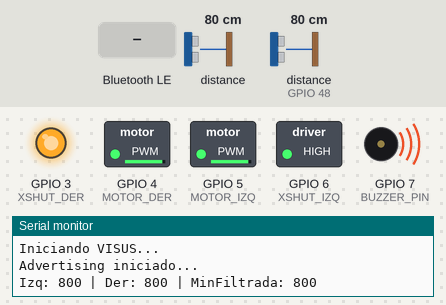
The sketch below on a simulated ESP32-S3. Parts: switched loads named in the sketch (green lamp = pin HIGH), output pins drawn as LEDs (lit = HIGH), buzzer (waves = sounding), the last lines printed to the serial monitor. Dashed ring = blinking. The inputs (shaded band) are chosen by the test bench; at power-on: distance to the obstacle 80 cm, distance to the obstacle (sensor on GPIO 48) 80 cm. The echo pulse lasts 58.3 µs per cm; nothing arrives over Bluetooth unless stated; a phone connects over Bluetooth LE 3 s after start.

Above: at 1.3 s.
1.4 s: distance to the obstacle (sensor 0) set to 2 cm
4.9 s: Bluetooth LE write "CMO" received
At 5.06 s:
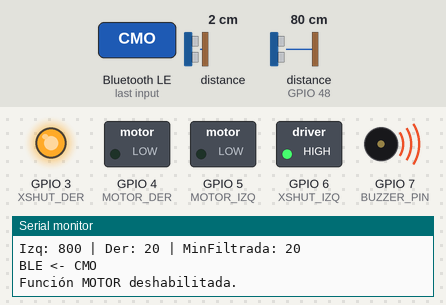
8.4 s: distance to the obstacle (sensor 0) set to 60 cm
11.9 s: Bluetooth LE write "CMI" received
At 12.45 s:
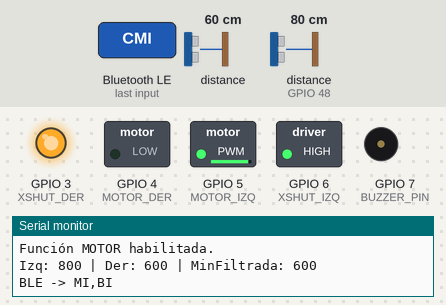
15.4 s: distance to the obstacle (sensor 0) set to 250 cm
At 16.34 s:
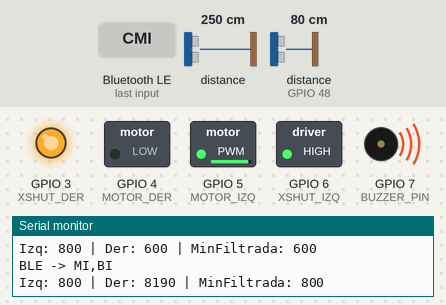
18.9 s: distance to the obstacle (sensor on GPIO 48) set to 2 cm
At 19.11 s:
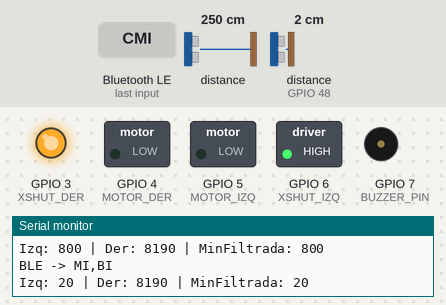
Timing chart, 0 to 23.4 s (numbered marks = the images above; inputs shaded):
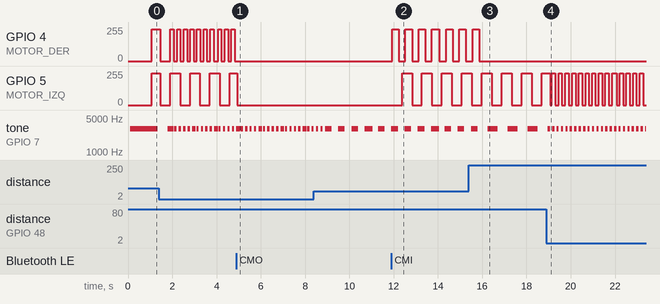

Measured:
- after the input at 4.9 s, GPIO 4 (MOTOR_DER): stops changing and stays 0/255
- after the input at 11.9 s, GPIO 4 (MOTOR_DER): alternates 237/255 for 0.30 s and 0/255 for 0.30 s, starting at once; GPIO 5 (MOTOR_IZQ): alternates 237/255 for 0.45 s and 0/255 for 0.45 s, starting after 0.48 s
- after the input at 15.4 s, GPIO 4 (MOTOR_DER): goes on until 15.9 s, then stays 0/255
- after the input at 18.9 s, tone on GPIO 7 (BUZZER_PIN): alternates 3000 Hz for 0.10 s and silent for 0.10 s, starting after 0.17 s
- by itself, GPIO 4 (MOTOR_DER): moves between 0/255 and 237/255, repeating every 0.30 s
- by itself, tone on GPIO 7 (BUZZER_PIN): repeats every 0.90 s: silent 0.45 s, 3000 Hz 0.45 s

The sketch:

VISUS.ino
```cpp
#include <Arduino.h>
#include <Wire.h>
#include <VL53L0X.h>
#include <BLEDevice.h>
#include <BLEUtils.h>
#include <BLEServer.h>
#include <BLE2902.h>

// ===================== Pines / I2C =====================
#define SDA_PIN 0
#define SCL_PIN 1
#define XSHUT_IZQ 6
#define XSHUT_DER 3

// ---- MOTORES ----
#define MOTOR_IZQ 5
#define MOTOR_DER 4

// ---- BUZZER ----
#define BUZZER_PIN 7
const int FREQ_BUZZ = 3000;
const int RES_BUZZ = 10;
bool buzzerState = false;
unsigned long lastBeepTime = 0;

// ===================== Direcciones I2C =====================
#define ADDR_IZQ 0x30
#define ADDR_DER 0x29

// ===================== BLE =====================
#define DEVICE_NAME "VISUS"
#define SERVICE_UUID "6E400001-B5A3-F393-E0A9-E50E24DCCA9E"
#define CHARACTERISTIC_UUID "6E400003-B5A3-F393-E0A9-E50E24DCCA9E"

BLEServer *pServer = nullptr;
BLECharacteristic *pCharacteristic = nullptr;
bool deviceConnected = false;

// ===================== Sensores ToF =====================
VL53L0X sensorIzq;
VL53L0X sensorDer;
int distanciaIzq = 0;
int distanciaDer = 0;
int distanciaMin = 2000;

int distanciaFiltrada(int izq, int der) {
  bool izqValida = (izq > 0 && izq <= 2000);
  bool derValida = (der > 0 && der <= 2000);

  if (!izqValida && !derValida) return 0;     // los dos fallaron
  if (izqValida && !derValida) return izq;    // solo izq es válida
  if (!izqValida && derValida) return der;    // solo der es válida

  return min(izq, der);                       // ambas válidas
}


// ===================== Flags =====================
bool motorOn = true;
bool buzzerOn = true;
bool motorFuncEnabled = true;
bool buzzerFuncEnabled = true;

// ===================== Tiempos =====================
unsigned long lastTOFRead = 0;
const unsigned long intervaloTOF = 1000;
unsigned long lastBLETime = 0;
const unsigned long bleInterval = 3000;

// PWM CONFIG
const int PWM_FREQ = 1000;
const int PWM_RES = 12;
const int PWM_POWER = 3800;

// =======================================================
// BLE CALLBACKS
// =======================================================
class MyServerCallbacks : public BLEServerCallbacks {
  void onConnect(BLEServer *pServer, esp_ble_gatts_cb_param_t *param) {
    deviceConnected = true;
    Serial.println("Conectado");
    pServer->updateConnParams(param->connect.remote_bda, 6, 32, 0, 1000);
  }

  void onDisconnect(BLEServer *pServer) {
    deviceConnected = false;
    Serial.println("Desconectado. Reiniciando anuncio...");
    BLEDevice::startAdvertising();
  }
};

// =======================================================
// BLE WRITE CALLBACK
// =======================================================
class MyCallbacks : public BLECharacteristicCallbacks {
  void onWrite(BLECharacteristic *pCharacteristic) override {
    if (!deviceConnected) return;

    String rxValue = pCharacteristic->getValue().c_str();
    if (rxValue.length() == 0) return;

    Serial.print("BLE <- ");
    Serial.println(rxValue.c_str());

    if (rxValue == "CMO") {
      motorFuncEnabled = false;
      Serial.println("Función MOTOR deshabilitada.");
    } else if (rxValue == "CMI") {
      motorFuncEnabled = true;
      Serial.println("Función MOTOR habilitada.");
    } else if (rxValue == "CBO") {
      buzzerFuncEnabled = false;
      ledcWrite(BUZZER_PIN, 0);
      Serial.println("Función BUZZER deshabilitada.");
    } else if (rxValue == "CBI") {
      buzzerFuncEnabled = true;
      Serial.println("Función BUZZER habilitada.");
    } else {
      Serial.println("Comando BLE no reconocido.");
    }
  }
};

// =======================================================
// SETUP
// =======================================================
void setup() {
  Serial.begin(115200);
  delay(100);
  Serial.println("Iniciando VISUS...");

  Wire.begin(SDA_PIN, SCL_PIN);

  pinMode(XSHUT_IZQ, OUTPUT);
  pinMode(XSHUT_DER, OUTPUT);

  // Motores
  ledcAttach(MOTOR_IZQ, PWM_FREQ, PWM_RES);
  ledcAttach(MOTOR_DER, PWM_FREQ, PWM_RES);
  ledcWrite(MOTOR_IZQ, 0);
  ledcWrite(MOTOR_DER, 0);

  // Buzzer
  ledcAttach(BUZZER_PIN, FREQ_BUZZ, RES_BUZZ);
  ledcWrite(BUZZER_PIN, 800);

  // Inicializar ToF
  digitalWrite(XSHUT_IZQ, LOW);
  digitalWrite(XSHUT_DER, LOW);
  delay(10);

  digitalWrite(XSHUT_IZQ, HIGH);
  delay(10);
  sensorIzq.init(true);
  sensorIzq.setAddress(ADDR_IZQ);

  digitalWrite(XSHUT_DER, HIGH);
  delay(10);
  sensorDer.init(true);

  sensorIzq.setTimeout(1000);
  sensorDer.setTimeout(1000);

  // BLE
  BLEDevice::init(DEVICE_NAME);
  BLEDevice::setPower(ESP_PWR_LVL_P9);
  BLEDevice::setMTU(256);

  pServer = BLEDevice::createServer();
  pServer->setCallbacks(new MyServerCallbacks());

  BLEService *pService = pServer->createService(SERVICE_UUID);

  pCharacteristic = pService->createCharacteristic(
    CHARACTERISTIC_UUID,
    BLECharacteristic::PROPERTY_READ |
    BLECharacteristic::PROPERTY_NOTIFY |
    BLECharacteristic::PROPERTY_WRITE
  );

  pCharacteristic->addDescriptor(new BLE2902());
  pCharacteristic->setCallbacks(new MyCallbacks());

  pService->start();

  BLEAdvertising *pAdvertising = BLEDevice::getAdvertising();
  pAdvertising->addServiceUUID(SERVICE_UUID);
  pAdvertising->setScanResponse(true);
  pAdvertising->setMinInterval(32);
  pAdvertising->setMaxInterval(48);
  pAdvertising->setMinPreferred(6);
  pAdvertising->setMaxPreferred(32);

  BLEDevice::startAdvertising();
  Serial.println("Advertising iniciado...");
}

// =======================================================
// Lectura sensores
// =======================================================
void leerSensores() {
  distanciaIzq = sensorIzq.readRangeSingleMillimeters();
  distanciaDer = sensorDer.readRangeSingleMillimeters();

  distanciaMin = distanciaFiltrada(distanciaIzq, distanciaDer);

  Serial.print("Izq: "); Serial.print(distanciaIzq);
  Serial.print(" | Der: "); Serial.print(distanciaDer);
  Serial.print(" | MinFiltrada: "); Serial.println(distanciaMin);
}


// =======================================================
// Motores independientes
// =======================================================
void voidMotor(unsigned long currentMillis) {
  static unsigned long lastToggleIzq = 0;
  static unsigned long lastToggleDer = 0;
  static bool motorIzqActivo = false;
  static bool motorDerActivo = false;

  int pwm = PWM_POWER;

  // Motor Izquierdo
  if (!motorOn || !motorFuncEnabled || distanciaIzq <= 0 || distanciaIzq > 2000) {
    ledcWrite(MOTOR_IZQ, 0);
  } else {
    int vibrateIntervalIzq;

    if      (distanciaIzq > 1500) vibrateIntervalIzq = 900;
    else if (distanciaIzq > 1000) vibrateIntervalIzq = 650;
    else if (distanciaIzq > 750)  vibrateIntervalIzq = 450;
    else if (distanciaIzq > 400)  vibrateIntervalIzq = 300;
    else                          vibrateIntervalIzq = 150;

    if (currentMillis - lastToggleIzq >= vibrateIntervalIzq) {
      motorIzqActivo = !motorIzqActivo;
      ledcWrite(MOTOR_IZQ, motorIzqActivo ? pwm : 0);
      lastToggleIzq = currentMillis;
    }
  }

  // Motor Derecho
  if (!motorOn || !motorFuncEnabled || distanciaDer <= 0 || distanciaDer > 2000) {
    ledcWrite(MOTOR_DER, 0);
  } else {
    int vibrateIntervalDer;

    if      (distanciaDer > 1500) vibrateIntervalDer = 900;
    else if (distanciaDer > 1000) vibrateIntervalDer = 650;
    else if (distanciaDer > 750)  vibrateIntervalDer = 450;
    else if (distanciaDer > 400)  vibrateIntervalDer = 300;
    else                          vibrateIntervalDer = 150;

    if (currentMillis - lastToggleDer >= vibrateIntervalDer) {
      motorDerActivo = !motorDerActivo;
      ledcWrite(MOTOR_DER, motorDerActivo ? pwm : 0);
      lastToggleDer = currentMillis;
    }
  }
}

// =======================================================
// Buzzer
// =======================================================
void voidBuzzer(unsigned long currentMillis, int distancia) {
  if (!buzzerFuncEnabled || !buzzerOn || distancia == 0) {
    ledcWrite(BUZZER_PIN, 0);
    buzzerState = false;
    return;
  }

  int beepInterval;

  if      (distancia > 1500) beepInterval = 900;
  else if (distancia > 1000) beepInterval = 650;
  else if (distancia > 750)  beepInterval = 450;
  else if (distancia > 400)  beepInterval = 300;
  else                       beepInterval = 100;

  if (currentMillis - lastBeepTime >= (unsigned long)beepInterval) {
    lastBeepTime = currentMillis;
    buzzerState = !buzzerState;

    if (buzzerState)
      ledcWrite(BUZZER_PIN, 800);
    else
      ledcWrite(BUZZER_PIN, 0);
  }
}

// =======================================================
// BLE envío periódico
// =======================================================
void enviarBLE() {
  String data = "MI,BI";
  pCharacteristic->setValue(data.c_str());
  pCharacteristic->notify();

  Serial.print("BLE -> ");
  Serial.println(data);
}

// =======================================================
// LOOP
// =======================================================
void loop() {
  unsigned long now = millis();

  if (now - lastTOFRead >= intervaloTOF) {
    lastTOFRead = now;
    leerSensores();
  }

  voidMotor(now);
  voidBuzzer(now, distanciaMin);

  if (deviceConnected && now - lastBLETime >= bleInterval) {
    lastBLETime = now;
    enviarBLE();
  }
}
```
